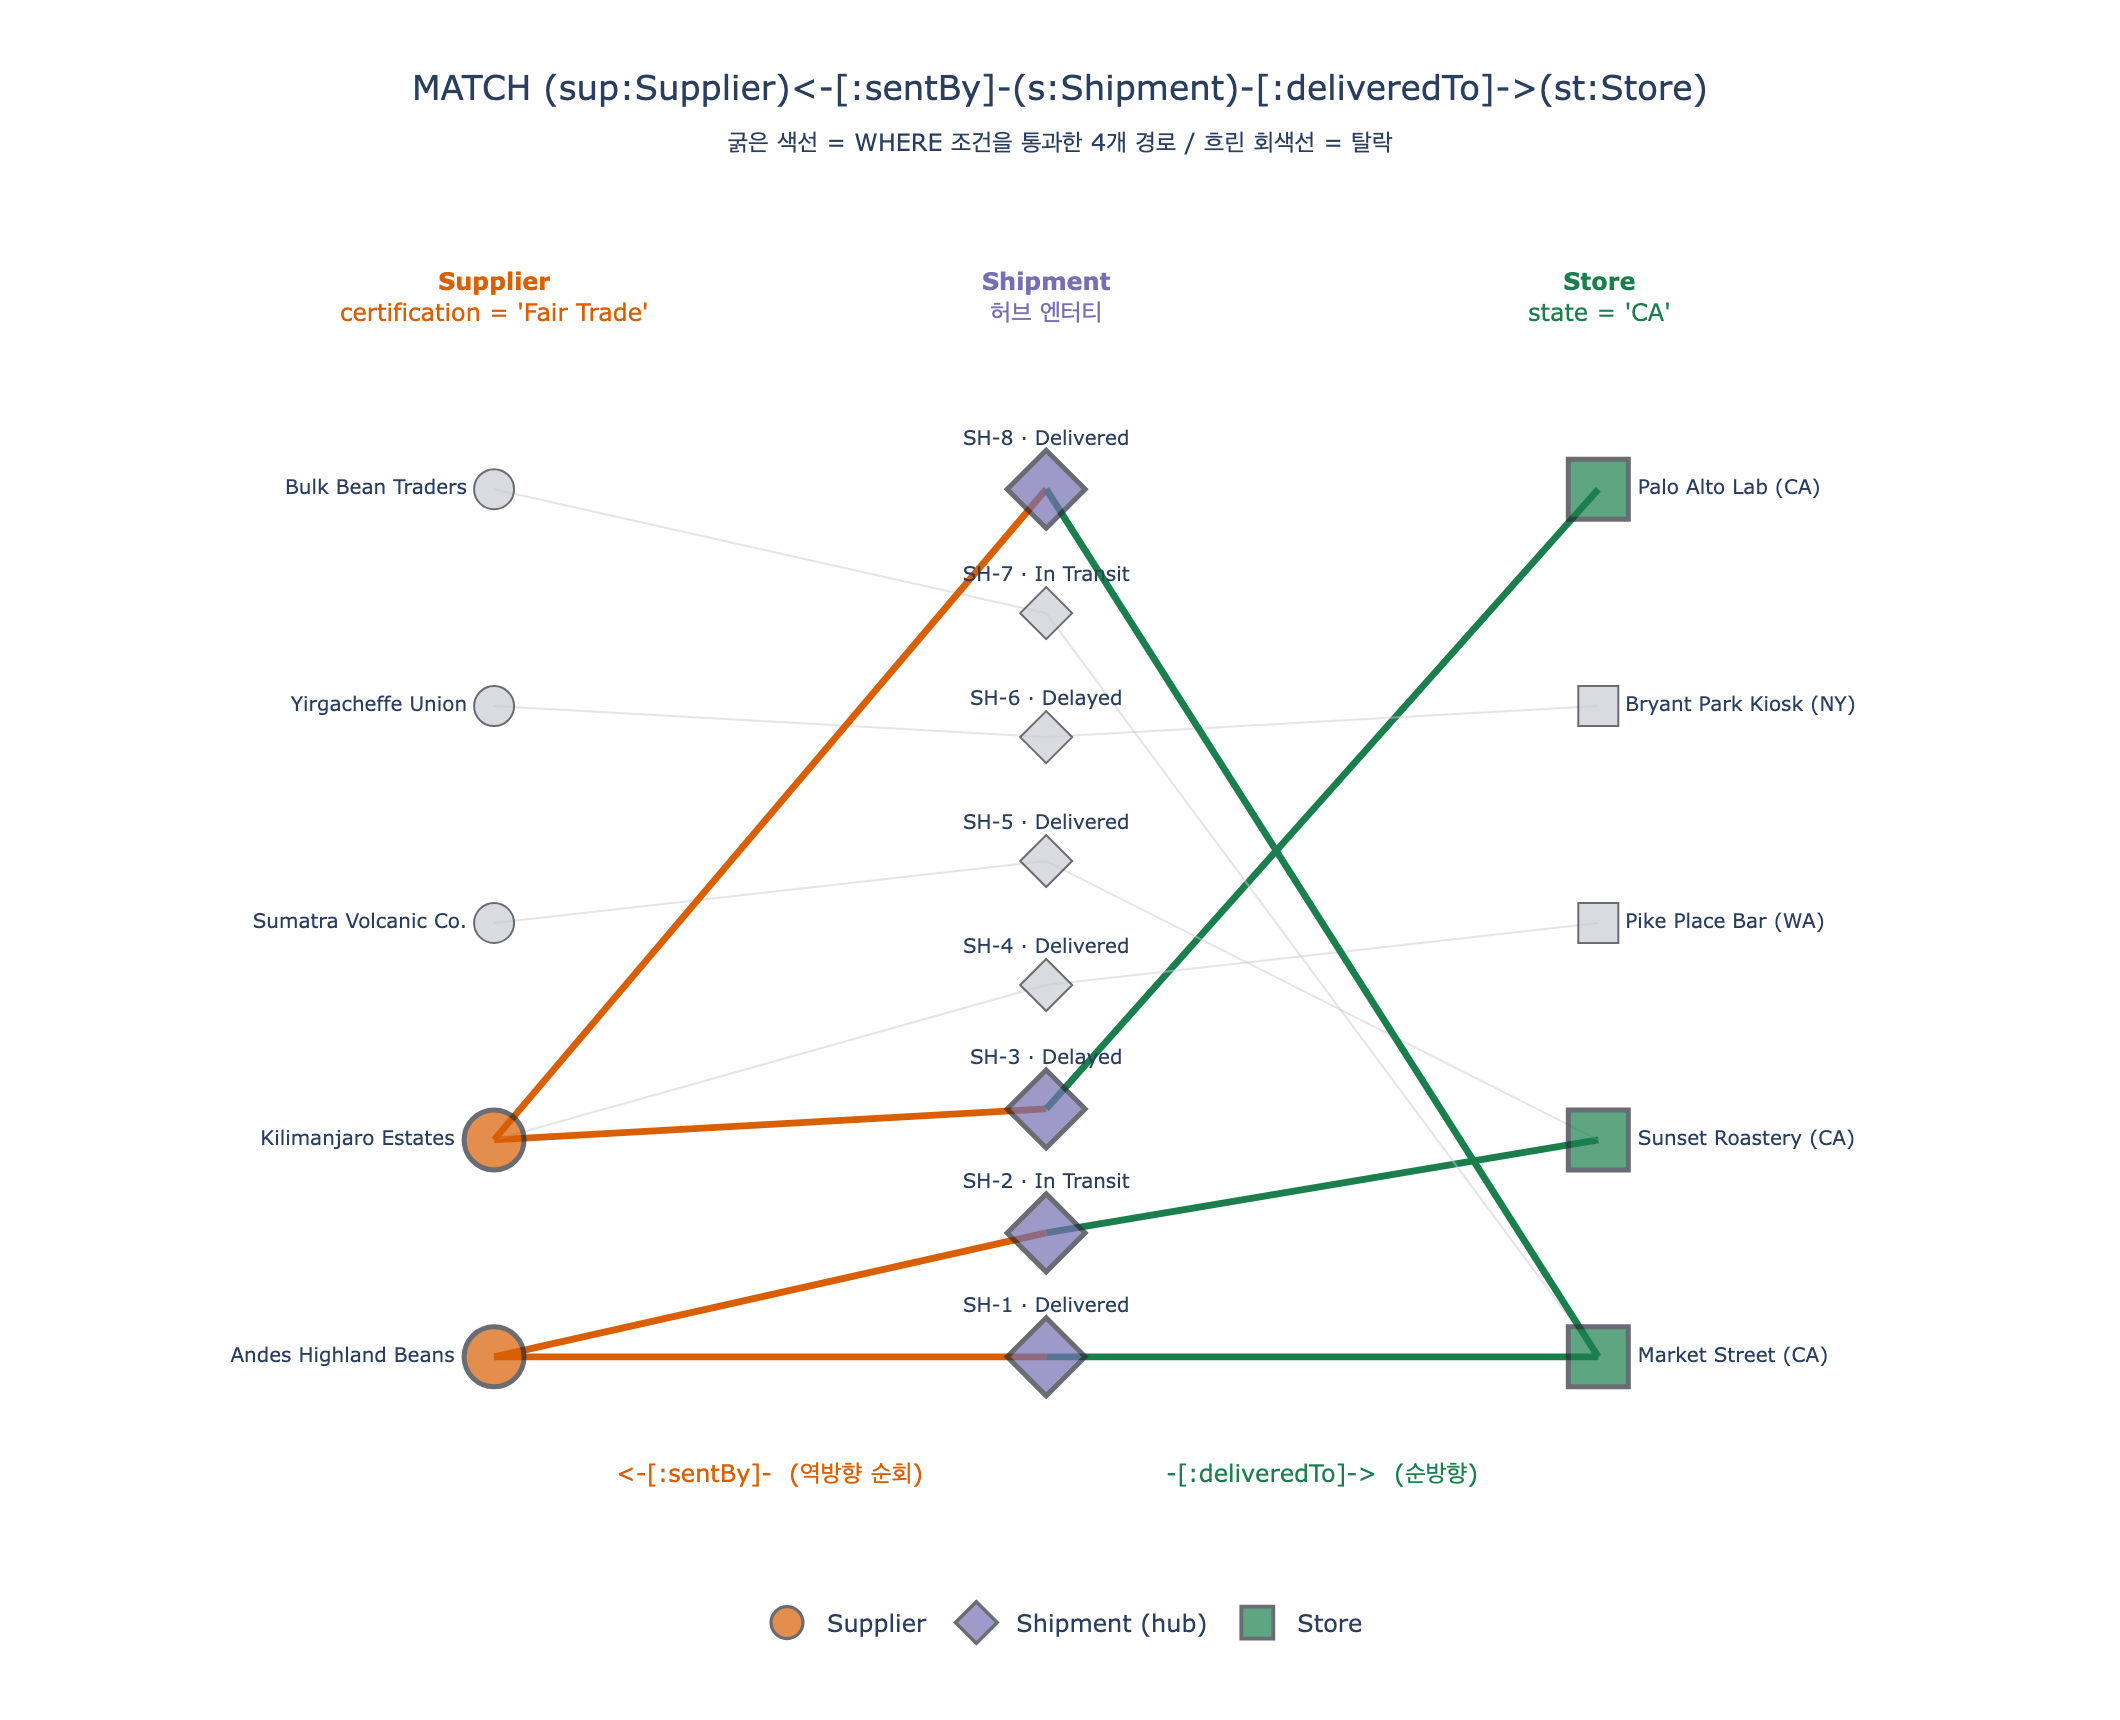

The script that drew this image:
# %% [markdown]
# # Fourth Coffee: `Supplier <-[:sentBy]- Shipment -[:deliveredTo]-> Store` 패턴 해부
#
# 목표 질의:
#
# ```gql
# MATCH (sup:Supplier)<-[:sentBy]-(s:Shipment)-[:deliveredTo]->(st:Store)
# WHERE sup.certification = 'Fair Trade' AND st.state = 'CA'
# RETURN sup.name, st.name, s.status
# ```
#
# 이 노트북은 GQL 엔진 없이 **순수 Python으로 같은 일을 손으로 해보면서** 다음을 확인한다.
#
# 1. `MATCH` 패턴이 기계적으로 어떤 중첩 순회(join)인지
# 2. 화살표 방향 `<-`가 딕셔너리 조회 방향을 어떻게 결정하는지
# 3. 순회 순서를 바꿔도 결과 집합이 같다는 것(= 질의는 선언적)
# 4. 그래프 구조와 매칭된 경로를 plotly로 시각화
#
# 필요 패키지: `plotly`, `kaleido` (필수) / `networkx` (선택, 없으면 자동 우회)

# %%
# 필요 패키지: plotly, kaleido  (networkx는 선택 사항)
from collections import defaultdict


def _show(fig):
    try:
        from IPython import get_ipython

        if get_ipython() is not None:  # VSCode 셀/Jupyter에서만 렌더링
            fig.show()
    except ImportError:
        pass


print("helper ready")
# 출력: helper ready

# %% [markdown]
# ## 1. Fourth Coffee 온톨로지를 in-memory 데이터로 구성
#
# 온톨로지 스펙 그대로:
#
# | 엔터티 | 식별자 | 이 예제에서 쓰는 속성 |
# |---|---|---|
# | `Supplier` | `supplierId` | `name`, `country`, `certification`(enum), `rating` |
# | `Shipment` | `shipmentId` | `status`(enum), `weight`, `dispatchDate`, `arrivalDate` |
# | `Store` | `storeId` | `name`, `city`, `state`, `capacity` |
# | `Product` | `productId` | `name`, `category`, `isOrganic` |
#
# 관계는 **선언된 방향 그대로** 배송(Shipment) 쪽에 외래키처럼 저장한다.
# `sentBy: Shipment → Supplier`, `deliveredTo: Shipment → Store`, `carries: Shipment → Product`.

# %%
# --- Supplier: certification 을 섞어서 5개 ---
suppliers = [
    {"supplierId": "SUP-1", "name": "Andes Highland Beans", "country": "Peru", "certification": "Fair Trade", "rating": 4.7},
    {"supplierId": "SUP-2", "name": "Kilimanjaro Estates", "country": "Tanzania", "certification": "Fair Trade", "rating": 4.4},
    {"supplierId": "SUP-3", "name": "Sumatra Volcanic Co.", "country": "Indonesia", "certification": "Organic", "rating": 4.1},
    {"supplierId": "SUP-4", "name": "Yirgacheffe Union", "country": "Ethiopia", "certification": "Rainforest Alliance", "rating": 4.9},
    {"supplierId": "SUP-5", "name": "Bulk Bean Traders", "country": "Brazil", "certification": "None", "rating": 3.2},
]

# --- Store: CA / WA / NY 에 걸쳐 5개 ---
stores = [
    {"storeId": "ST-1", "name": "Market Street", "city": "San Francisco", "state": "CA", "capacity": 80},
    {"storeId": "ST-2", "name": "Sunset Roastery", "city": "Los Angeles", "state": "CA", "capacity": 120},
    {"storeId": "ST-3", "name": "Pike Place Bar", "city": "Seattle", "state": "WA", "capacity": 45},
    {"storeId": "ST-4", "name": "Bryant Park Kiosk", "city": "New York", "state": "NY", "capacity": 30},
    {"storeId": "ST-5", "name": "Palo Alto Lab", "city": "Palo Alto", "state": "CA", "capacity": 60},
]

# --- Product ---
products = [
    {"productId": "P-1", "name": "House Espresso", "category": "Espresso", "isOrganic": False},
    {"productId": "P-2", "name": "Organic Cold Brew", "category": "Cold Brew", "isOrganic": True},
    {"productId": "P-3", "name": "Single Origin Drip", "category": "Brewed", "isOrganic": True},
    {"productId": "P-4", "name": "Chai Blend", "category": "Tea", "isOrganic": False},
]

# --- Shipment: 허브 엔터티. sentBy / deliveredTo / carries 를 모두 들고 있다 ---
shipments = [
    {"shipmentId": "SH-1", "status": "Delivered",  "weight": 240.0, "dispatchDate": "2026-01-05", "arrivalDate": "2026-01-19",
     "sentBy": "SUP-1", "deliveredTo": "ST-1", "carries": ["P-1", "P-3"]},
    {"shipmentId": "SH-2", "status": "In Transit", "weight": 180.5, "dispatchDate": "2026-02-02", "arrivalDate": "2026-02-20",
     "sentBy": "SUP-1", "deliveredTo": "ST-2", "carries": ["P-2"]},
    {"shipmentId": "SH-3", "status": "Delayed",    "weight": 310.0, "dispatchDate": "2026-01-11", "arrivalDate": "2026-02-08",
     "sentBy": "SUP-2", "deliveredTo": "ST-5", "carries": ["P-3", "P-4"]},
    {"shipmentId": "SH-4", "status": "Delivered",  "weight": 95.0,  "dispatchDate": "2026-01-22", "arrivalDate": "2026-02-01",
     "sentBy": "SUP-2", "deliveredTo": "ST-3", "carries": ["P-1"]},
    {"shipmentId": "SH-5", "status": "Delivered",  "weight": 420.0, "dispatchDate": "2026-01-09", "arrivalDate": "2026-01-30",
     "sentBy": "SUP-3", "deliveredTo": "ST-2", "carries": ["P-2", "P-3"]},
    {"shipmentId": "SH-6", "status": "Delayed",    "weight": 150.0, "dispatchDate": "2026-02-14", "arrivalDate": "2026-03-10",
     "sentBy": "SUP-4", "deliveredTo": "ST-4", "carries": ["P-3"]},
    {"shipmentId": "SH-7", "status": "In Transit", "weight": 275.0, "dispatchDate": "2026-02-18", "arrivalDate": "2026-03-05",
     "sentBy": "SUP-5", "deliveredTo": "ST-1", "carries": ["P-1", "P-4"]},
    {"shipmentId": "SH-8", "status": "Delivered",  "weight": 200.0, "dispatchDate": "2026-01-28", "arrivalDate": "2026-02-12",
     "sentBy": "SUP-2", "deliveredTo": "ST-1", "carries": ["P-4"]},
]

# 식별자 -> 노드 딕셔너리 (그래프 엔진의 노드 인덱스 역할)
SUP = {n["supplierId"]: n for n in suppliers}
STORE = {n["storeId"]: n for n in stores}
PROD = {n["productId"]: n for n in products}
SHIP = {n["shipmentId"]: n for n in shipments}

print(f"Supplier={len(SUP)}  Shipment={len(SHIP)}  Store={len(STORE)}  Product={len(PROD)}")
print("Fair Trade 공급업체:", [s["name"] for s in suppliers if s["certification"] == "Fair Trade"])
print("CA 매장:", [s["name"] for s in stores if s["state"] == "CA"])
# 출력: Supplier=5  Shipment=8  Store=5  Product=4
# 출력: Fair Trade 공급업체: ['Andes Highland Beans', 'Kilimanjaro Estates']
# 출력: CA 매장: ['Market Street', 'Sunset Roastery', 'Palo Alto Lab']

# %% [markdown]
# ## 2. 관계 방향을 인덱스로 만들기 — `<-` 가 무엇을 뜻하는지
#
# 관계는 선언된 방향이 하나뿐이다.
#
# $$\texttt{sentBy}:\ \text{Shipment} \longrightarrow \text{Supplier}$$
# $$\texttt{deliveredTo}:\ \text{Shipment} \longrightarrow \text{Store}$$
#
# 데이터에는 `shipment["sentBy"] = "SUP-1"` 처럼 **Shipment에서 Supplier로 나가는** 형태로만 저장돼 있다.
# 따라서 방향에 따라 조회 비용이 다르다.
#
# | 패턴 표기 | 시작점 | 필요한 자료구조 |
# |---|---|---|
# | `(s:Shipment)-[:sentBy]->(sup:Supplier)` | Shipment | `shipment["sentBy"]` 직접 참조 (O(1)) |
# | `(sup:Supplier)<-[:sentBy]-(s:Shipment)` | Supplier | **역인덱스** supplier → shipment 목록 필요 |
#
# 역방향 화살표 `<-` 는 "**저장된 방향을 거슬러 올라간다**"는 뜻이고,
# 실제 엔진은 이를 위해 양방향 인접 리스트를 유지한다. 아래에서 그 역인덱스를 직접 만든다.

# %%
# 순방향(선언 방향) 인접: 이미 데이터에 들어 있으므로 그대로 읽으면 됨
fwd_sentBy = {sh["shipmentId"]: sh["sentBy"] for sh in shipments}          # Shipment -> Supplier
fwd_deliveredTo = {sh["shipmentId"]: sh["deliveredTo"] for sh in shipments}  # Shipment -> Store

# 역방향 인접: <-[:sentBy]- 를 밟기 위해 필요
rev_sentBy = defaultdict(list)      # Supplier -> [Shipment...]
for sh in shipments:
    rev_sentBy[sh["sentBy"]].append(sh["shipmentId"])

rev_deliveredTo = defaultdict(list)  # Store -> [Shipment...]
for sh in shipments:
    rev_deliveredTo[sh["deliveredTo"]].append(sh["shipmentId"])

for sid in SUP:
    print(f"{sid} ({SUP[sid]['name']:22s}) <-[:sentBy]- {rev_sentBy[sid]}")
# 출력: SUP-1 (Andes Highland Beans  ) <-[:sentBy]- ['SH-1', 'SH-2']
# 출력: SUP-2 (Kilimanjaro Estates   ) <-[:sentBy]- ['SH-3', 'SH-4', 'SH-8']
# 출력: SUP-3 (Sumatra Volcanic Co.  ) <-[:sentBy]- ['SH-5']
# 출력: SUP-4 (Yirgacheffe Union     ) <-[:sentBy]- ['SH-6']
# 출력: SUP-5 (Bulk Bean Traders     ) <-[:sentBy]- ['SH-7']

# %% [markdown]
# ## 3. `MATCH ... WHERE ... RETURN` 을 손으로 구현 (Supplier부터 시작)
#
# 패턴을 왼쪽에서 오른쪽으로 읽으면 그대로 중첩 루프가 된다.
#
# ```
# MATCH (sup:Supplier) <-[:sentBy]- (s:Shipment) -[:deliveredTo]-> (st:Store)
#        ↓ 바깥 루프         ↓ 역인덱스 조회      ↓ 안쪽 루프        ↓ 순방향 조회
# ```
#
# `WHERE` 술어는 각 변수가 바인딩된 직후에 걸면 탐색 공간이 줄어든다(**술어 푸시다운**).

# %%
def match_from_supplier(certification="Fair Trade", state="CA", verbose=True):
    """MATCH (sup:Supplier)<-[:sentBy]-(s:Shipment)-[:deliveredTo]->(st:Store)
       WHERE sup.certification = ? AND st.state = ?
       RETURN sup.name, st.name, s.status"""
    rows = []
    visited_nodes = 0
    for sup_id, sup in SUP.items():                      # (sup:Supplier) 바인딩
        visited_nodes += 1
        if sup["certification"] != certification:        # WHERE sup.certification = ...
            continue
        for sh_id in rev_sentBy[sup_id]:                 # <-[:sentBy]- 역방향 순회
            sh = SHIP[sh_id]                             # (s:Shipment) 바인딩
            visited_nodes += 1
            st_id = fwd_deliveredTo[sh_id]               # -[:deliveredTo]-> 순방향 조회
            st = STORE[st_id]                            # (st:Store) 바인딩
            visited_nodes += 1
            if st["state"] != state:                     # WHERE st.state = ...
                continue
            rows.append((sup["name"], st["name"], sh["status"]))  # RETURN 투영
    if verbose:
        print(f"[Supplier부터] 방문 노드 {visited_nodes}개, 결과 {len(rows)}행")
    return rows


rows_a = match_from_supplier()
print(f"{'sup.name':24s} {'st.name':20s} s.status")
print("-" * 56)
for r in rows_a:
    print(f"{r[0]:24s} {r[1]:20s} {r[2]}")
# 출력: [Supplier부터] 방문 노드 15개, 결과 4행
# 출력: sup.name                 st.name              s.status
# 출력: --------------------------------------------------------
# 출력: Andes Highland Beans     Market Street        Delivered
# 출력: Andes Highland Beans     Sunset Roastery      In Transit
# 출력: Kilimanjaro Estates      Palo Alto Lab        Delayed
# 출력: Kilimanjaro Estates      Market Street        Delivered

# %% [markdown]
# 4행이 나왔다. 확인해 보면:
#
# - `SH-1` Andes → Market Street (CA) ✓
# - `SH-2` Andes → Sunset Roastery (CA) ✓
# - `SH-3` Kilimanjaro → Palo Alto Lab (CA) ✓
# - `SH-4` Kilimanjaro → Pike Place Bar (**WA**) ✗ `st.state = 'CA'` 에서 탈락
# - `SH-8` Kilimanjaro → Market Street (CA) ✓
# - `SH-5` Sumatra(**Organic**) ✗, `SH-6` Yirgacheffe(**Rainforest Alliance**) ✗, `SH-7` Bulk(**None**) ✗
#
# `Kilimanjaro Estates`는 배송 3건 중 2건만 CA로 갔으므로 2행만 나온다.
# 즉 결과의 **행 수 = 조건을 만족하는 경로(=Shipment) 수**이지 공급업체 수가 아니다.

# %% [markdown]
# ## 4. 같은 패턴, 다른 순회 순서 — 질의는 선언적이다
#
# `MATCH`는 "찾을 모양"만 말한다. 어디서 시작할지는 **엔진의 옵티마이저**가 통계를 보고 정한다.
# 같은 패턴을 세 가지 순서로 구현해 결과 집합이 동일함을 확인한다.
#
# - (A) Supplier부터: 인증 필터 먼저 → 배송 → 매장
# - (B) Store부터: CA 필터 먼저 → 배송 역추적 → 공급업체 인증
# - (C) Shipment(허브)부터: 모든 배송을 훑고 양쪽 끝 검사
#
# 선택성이 높은 쪽을 먼저 고정할수록 방문 노드 수가 줄어든다.

# %%
def match_from_store(certification="Fair Trade", state="CA", verbose=True):
    """오른쪽 끝(Store)부터 거꾸로 시작. 화살표를 반대로 읽는 셈."""
    rows = []
    visited_nodes = 0
    for st_id, st in STORE.items():                 # (st:Store) 먼저 바인딩
        visited_nodes += 1
        if st["state"] != state:                    # WHERE st.state = ... 를 먼저 적용
            continue
        for sh_id in rev_deliveredTo[st_id]:        # deliveredTo 를 거슬러 올라감
            sh = SHIP[sh_id]
            visited_nodes += 1
            sup = SUP[fwd_sentBy[sh_id]]            # sentBy 는 순방향 조회로 충분
            visited_nodes += 1
            if sup["certification"] != certification:
                continue
            rows.append((sup["name"], st["name"], sh["status"]))
    if verbose:
        print(f"[Store부터]    방문 노드 {visited_nodes}개, 결과 {len(rows)}행")
    return rows


def match_from_shipment(certification="Fair Trade", state="CA", verbose=True):
    """허브(Shipment)부터. 가운데를 고정하면 양쪽이 O(1) 조회로 끝난다."""
    rows = []
    visited_nodes = 0
    for sh_id, sh in SHIP.items():                  # (s:Shipment) 먼저 바인딩
        visited_nodes += 1
        sup = SUP[fwd_sentBy[sh_id]]
        st = STORE[fwd_deliveredTo[sh_id]]
        visited_nodes += 2
        if sup["certification"] == certification and st["state"] == state:
            rows.append((sup["name"], st["name"], sh["status"]))
    if verbose:
        print(f"[Shipment부터] 방문 노드 {visited_nodes}개, 결과 {len(rows)}행")
    return rows


rows_b = match_from_store()
rows_c = match_from_shipment()

print()
print("결과 집합 동일? A==B:", sorted(rows_a) == sorted(rows_b), "| A==C:", sorted(rows_a) == sorted(rows_c))
print("행 순서는 다를 수 있음 (ORDER BY 없으면 순서 미보장):")
print("  A:", [r[2] for r in rows_a])
print("  B:", [r[2] for r in rows_b])
# 출력: [Store부터]    방문 노드 17개, 결과 4행
# 출력: [Shipment부터] 방문 노드 24개, 결과 4행
# 출력:
# 출력: 결과 집합 동일? A==B: True | A==C: True
# 출력: 행 순서는 다를 수 있음 (ORDER BY 없으면 순서 미보장):
# 출력:   A: ['Delivered', 'In Transit', 'Delayed', 'Delivered']
# 출력:   B: ['Delivered', 'Delivered', 'In Transit', 'Delayed']

# %% [markdown]
# 세 구현 모두 **같은 4행**을 낸다. 다만 방문 노드 수는 (A) 15 / (B) 17 / (C) 24로 다르다.
# 허브부터 시작하는 (C)가 가장 비싸다 — 필터를 나중에 적용해 8개 배송을 전부 훑기 때문.
#
# 데이터가 커지면 차이가 벌어진다. CA 매장이 3개인데 Fair Trade 공급업체가 500개라면
# (B) Store부터 시작하는 계획이 압도적으로 유리하다. **질의 작성자는 이 선택을 하지 않는다.**

# %% [markdown]
# ## 5. 화살표를 잘못 쓰면 어떻게 되는가
#
# `sentBy`는 `Shipment → Supplier` 선언이므로, Supplier에서 나가는 `sentBy` 엣지는 존재하지 않는다.
#
# ```gql
# MATCH (sup:Supplier)-[:sentBy]->(s:Shipment)   -- ✗ 방향 반대
# ```
#
# 문법 오류가 아니라 **조용히 0행**이 나온다. 이것이 방향 실수가 잡기 어려운 이유다.

# %%
def match_wrong_direction(certification="Fair Trade", state="CA"):
    """(sup:Supplier)-[:sentBy]->(s:Shipment) 를 흉내낸 것.
    Supplier 에서 나가는 sentBy 엣지 집합은 공집합이다."""
    out_sentBy_from_supplier = defaultdict(list)  # 어떤 shipment 도 여기에 등록되지 않는다
    rows = []
    for sup_id, sup in SUP.items():
        if sup["certification"] != certification:
            continue
        for sh_id in out_sentBy_from_supplier[sup_id]:  # 항상 빈 리스트
            rows.append((sup["name"], sh_id))
    return rows


print("잘못된 방향 결과:", match_wrong_direction(), f"({len(match_wrong_direction())}행)")
print("올바른 방향 결과:", f"({len(rows_a)}행)")
# 출력: 잘못된 방향 결과: [] (0행)
# 출력: 올바른 방향 결과: (4행)

# %% [markdown]
# ## 6. 변형 질의들을 같은 방식으로 구현
#
# - (a) `AND s.status = 'Delayed'` — 허브 노드에도 술어를 건다
# - (b) `carries` 로 Product 를 붙여 3-hop 확장 (many-to-many → fan-out)
# - (c) `ORDER BY st.capacity DESC` — 매장 규모순
# - (d) 집계: 공급업체별 CA 배송 건수/총 중량

# %%
# (a) 지연된 배송만
delayed = [
    (SUP[sh["sentBy"]]["name"], STORE[sh["deliveredTo"]]["name"], sh["dispatchDate"], sh["arrivalDate"])
    for sh in shipments
    if SUP[sh["sentBy"]]["certification"] == "Fair Trade"
    and STORE[sh["deliveredTo"]]["state"] == "CA"
    and sh["status"] == "Delayed"
]
print("(a) s.status = 'Delayed':", delayed)
# 출력: (a) s.status = 'Delayed': [('Kilimanjaro Estates', 'Palo Alto Lab', '2026-01-11', '2026-02-08')]

# (b) carries 로 Product 추가 + p.isOrganic = true  → fan-out 확인
with_product = [
    (SUP[sh["sentBy"]]["name"], STORE[sh["deliveredTo"]]["name"], PROD[pid]["name"], PROD[pid]["category"])
    for sh in shipments
    if SUP[sh["sentBy"]]["certification"] == "Fair Trade" and STORE[sh["deliveredTo"]]["state"] == "CA"
    for pid in sh["carries"]
    if PROD[pid]["isOrganic"]
]
print(f"(b) +carries, isOrganic=true → {len(with_product)}행")
for r in with_product:
    print("   ", r)
# 출력: (b) +carries, isOrganic=true → 3행
# 출력:     ('Andes Highland Beans', 'Market Street', 'Single Origin Drip', 'Brewed')
# 출력:     ('Andes Highland Beans', 'Sunset Roastery', 'Organic Cold Brew', 'Cold Brew')
# 출력:     ('Kilimanjaro Estates', 'Palo Alto Lab', 'Single Origin Drip', 'Brewed')

# (c) 인증이 있는 모든 공급업체, 매장 capacity 내림차순
by_capacity = sorted(
    (
        (SUP[sh["sentBy"]]["name"], STORE[sh["deliveredTo"]]["name"], STORE[sh["deliveredTo"]]["capacity"], SUP[sh["sentBy"]]["rating"])
        for sh in shipments
        if SUP[sh["sentBy"]]["certification"] != "None"
    ),
    key=lambda r: -r[2],
)
print("(c) ORDER BY st.capacity DESC (상위 4):")
for r in by_capacity[:4]:
    print("   ", r)
# 출력: (c) ORDER BY st.capacity DESC (상위 4):
# 출력:     ('Andes Highland Beans', 'Sunset Roastery', 120, 4.7)
# 출력:     ('Sumatra Volcanic Co.', 'Sunset Roastery', 120, 4.1)
# 출력:     ('Andes Highland Beans', 'Market Street', 80, 4.7)
# 출력:     ('Kilimanjaro Estates', 'Market Street', 80, 4.4)

# (d) 집계: CA 배송만, 공급업체별 count(s) / sum(s.weight)
agg = defaultdict(lambda: [0, 0.0])
for sh in shipments:
    if STORE[sh["deliveredTo"]]["state"] == "CA":
        key = (SUP[sh["sentBy"]]["name"], SUP[sh["sentBy"]]["certification"])
        agg[key][0] += 1
        agg[key][1] += sh["weight"]
print("(d) 공급업체별 CA 배송 집계:")
for (nm, cert), (cnt, kg) in sorted(agg.items(), key=lambda kv: -kv[1][0]):
    print(f"    {nm:24s} {cert:20s} shipments={cnt} totalKg={kg}")
# 출력: (d) 공급업체별 CA 배송 집계:
# 출력:     Andes Highland Beans     Fair Trade           shipments=2 totalKg=420.5
# 출력:     Kilimanjaro Estates      Fair Trade           shipments=2 totalKg=510.0
# 출력:     Sumatra Volcanic Co.     Organic              shipments=1 totalKg=420.0
# 출력:     Bulk Bean Traders        None                 shipments=1 totalKg=275.0

# %% [markdown]
# ## 7. (선택) networkx 로 그래프 구조 확인
#
# 설치돼 있으면 방향 그래프를 만들어 최단 경로와 차수를 본다. 없으면 조용히 넘어간다.
# Supplier–Store 사이에는 직접 엣지가 없고 **항상 Shipment를 경유**하므로 최단 경로 길이는 2다.

# %%
try:
    import networkx as nx

    G = nx.DiGraph()
    for n in suppliers:
        G.add_node(n["supplierId"], label="Supplier")
    for n in stores:
        G.add_node(n["storeId"], label="Store")
    for n in products:
        G.add_node(n["productId"], label="Product")
    for sh in shipments:
        G.add_node(sh["shipmentId"], label="Shipment")
        G.add_edge(sh["shipmentId"], sh["sentBy"], type="sentBy")
        G.add_edge(sh["shipmentId"], sh["deliveredTo"], type="deliveredTo")
        for pid in sh["carries"]:
            G.add_edge(sh["shipmentId"], pid, type="carries")

    U = G.to_undirected()  # 방향 무시하고 경로 존재만 확인
    print("노드", G.number_of_nodes(), "엣지", G.number_of_edges())
    print("SUP-1 -> ST-1 최단경로:", nx.shortest_path(U, "SUP-1", "ST-1"))
    print("Shipment 평균 out-degree:", sum(G.out_degree(s["shipmentId"]) for s in shipments) / len(shipments))
except ImportError:
    print("networkx 미설치 — 건너뜀 (plotly 시각화만으로 충분)")
# 출력: networkx 미설치 — 건너뜀 (plotly 시각화만으로 충분)

# %% [markdown]
# ## 8. plotly 노드-링크 다이어그램
#
# 3열 레이아웃으로 그린다: 왼쪽 Supplier, 가운데 Shipment(허브), 오른쪽 Store.
# **매칭된 경로**(Fair Trade + CA)의 엣지는 굵은 강조선, 탈락한 엣지는 흐린 회색으로 표시한다.
#
# 매칭 조건을 수식으로 쓰면:
#
# $$R = \{(sup, s, st) \mid s \xrightarrow{\texttt{sentBy}} sup \ \wedge\  s \xrightarrow{\texttt{deliveredTo}} st \ \wedge\  sup.certification = \texttt{'Fair Trade'} \ \wedge\  st.state = \texttt{'CA'}\}$$

# %%
import plotly.graph_objects as go

MATCH_CERT, MATCH_STATE = "Fair Trade", "CA"


def is_matched(sh):
    return (
        SUP[sh["sentBy"]]["certification"] == MATCH_CERT
        and STORE[sh["deliveredTo"]]["state"] == MATCH_STATE
    )


matched_ships = {sh["shipmentId"] for sh in shipments if is_matched(sh)}
matched_sups = {sh["sentBy"] for sh in shipments if is_matched(sh)}
matched_stores = {sh["deliveredTo"] for sh in shipments if is_matched(sh)}
print("매칭 경로:", sorted(matched_ships), "| 공급업체:", sorted(matched_sups), "| 매장:", sorted(matched_stores))
# 출력: 매칭 경로: ['SH-1', 'SH-2', 'SH-3', 'SH-8'] | 공급업체: ['SUP-1', 'SUP-2'] | 매장: ['ST-1', 'ST-2', 'ST-5']


def _spread(n, span=9.0):
    """n개 노드를 y축 [0, span] 에 균등 배치."""
    if n == 1:
        return [span / 2]
    step = span / (n - 1)
    return [i * step for i in range(n)]


pos = {}
for sid, y in zip(SUP, _spread(len(SUP))):
    pos[sid] = (0.0, y)
for sid, y in zip(SHIP, _spread(len(SHIP))):
    pos[sid] = (1.0, y)
for sid, y in zip(STORE, _spread(len(STORE))):
    pos[sid] = (2.0, y)

DIM, HL_SENT, HL_DELIV = "#c9ccd4", "#d95f02", "#1b7f4d"

edge_traces = []
for sh in shipments:
    sh_id = sh["shipmentId"]
    hit = sh_id in matched_ships
    for target, hl_color, rel in ((sh["sentBy"], HL_SENT, "sentBy"), (sh["deliveredTo"], HL_DELIV, "deliveredTo")):
        x0, y0 = pos[sh_id]
        x1, y1 = pos[target]
        edge_traces.append(
            go.Scatter(
                x=[x0, x1], y=[y0, y1], mode="lines",
                line=dict(width=3.4 if hit else 1.0, color=hl_color if hit else DIM),
                opacity=1.0 if hit else 0.5,
                hoverinfo="text",
                hovertext=f"{sh_id} -[:{rel}]-> {target}" + ("  ✔ matched" if hit else ""),
                showlegend=False,
            )
        )


def node_trace(ids, label_of, hover_of, matched_set, base_color, symbol, name):
    xs = [pos[i][0] for i in ids]
    ys = [pos[i][1] for i in ids]
    return go.Scatter(
        x=xs, y=ys, mode="markers+text",
        marker=dict(
            size=[30 if i in matched_set else 20 for i in ids],
            color=[base_color if i in matched_set else DIM for i in ids],
            symbol=symbol,
            line=dict(width=[2.5 if i in matched_set else 1 for i in ids], color="#2b2f38"),
        ),
        text=[label_of(i) for i in ids],
        textposition=["middle left"] * len(ids) if name == "Supplier" else (["middle right"] * len(ids) if name == "Store" else ["top center"] * len(ids)),
        textfont=dict(size=10),
        hoverinfo="text", hovertext=[hover_of(i) for i in ids],
        name=name, showlegend=True,
    )


fig = go.Figure(edge_traces)
fig.add_trace(node_trace(
    list(SUP), lambda i: SUP[i]["name"],
    lambda i: f"{i} {SUP[i]['name']}<br>certification={SUP[i]['certification']}<br>rating={SUP[i]['rating']}",
    matched_sups, "#d95f02", "circle", "Supplier"))
fig.add_trace(node_trace(
    list(SHIP), lambda i: f"{i} · {SHIP[i]['status']}",
    lambda i: f"{i}<br>status={SHIP[i]['status']}<br>weight={SHIP[i]['weight']}kg<br>carries={SHIP[i]['carries']}",
    matched_ships, "#7570b3", "diamond", "Shipment (hub)"))
fig.add_trace(node_trace(
    list(STORE), lambda i: f"{STORE[i]['name']} ({STORE[i]['state']})",
    lambda i: f"{i} {STORE[i]['name']}<br>state={STORE[i]['state']}<br>capacity={STORE[i]['capacity']}",
    matched_stores, "#1b7f4d", "square", "Store"))

fig.add_annotation(x=0.0, y=11.0, text="<b>Supplier</b><br>certification = 'Fair Trade'", showarrow=False, font=dict(size=12, color="#d95f02"))
fig.add_annotation(x=1.0, y=11.0, text="<b>Shipment</b><br>허브 엔터티", showarrow=False, font=dict(size=12, color="#7570b3"))
fig.add_annotation(x=2.0, y=11.0, text="<b>Store</b><br>state = 'CA'", showarrow=False, font=dict(size=12, color="#1b7f4d"))
fig.add_annotation(x=0.5, y=-1.2, text="<-[:sentBy]-  (역방향 순회)", showarrow=False, font=dict(size=12, color="#d95f02"))
fig.add_annotation(x=1.5, y=-1.2, text="-[:deliveredTo]->  (순방향)", showarrow=False, font=dict(size=12, color="#1b7f4d"))

fig.update_layout(
    title=dict(text="MATCH (sup:Supplier)&lt;-[:sentBy]-(s:Shipment)-[:deliveredTo]-&gt;(st:Store)"
                    "<br><sub>굵은 색선 = WHERE 조건을 통과한 4개 경로 / 흐린 회색선 = 탈락</sub>", x=0.5),
    xaxis=dict(visible=False, range=[-0.75, 2.8]),
    yaxis=dict(visible=False, range=[-1.9, 12.0]),
    plot_bgcolor="white", paper_bgcolor="white",
    width=1060, height=860,
    legend=dict(orientation="h", y=-0.04, x=0.5, xanchor="center"),
    margin=dict(l=40, r=40, t=100, b=90),
)

_show(fig)
fig.write_image("expy.png", scale=2)
print("saved expy.png")
# 출력: saved expy.png

# %% [markdown]
# ## 9. 정리
#
# | 질문 | 답 |
# |---|---|
# | `MATCH` 패턴은 기계적으로 무엇인가 | 노드 바인딩 + 인접 리스트 순회의 중첩 루프 (= join) |
# | 왜 `<-[:sentBy]-` 인가 | `sentBy`는 `Shipment → Supplier` 선언. Supplier에서 시작하면 역방향 순회 |
# | 왜 `-[:deliveredTo]->` 는 그대로인가 | `deliveredTo`도 `Shipment → Store` 선언. 패턴 방향과 일치 |
# | 왜 Shipment가 가운데인가 | Supplier–Store 직접 엣지가 없다. Shipment가 두 도메인을 잇는 허브 |
# | Shipment를 노드로 둔 이득 | `status`/`weight`/날짜 같은 "관계의 속성"을 조회·필터할 수 있다 (reification) |
# | 순회 순서는 누가 정하나 | 엔진의 옵티마이저. 작성자는 모양만 선언한다 |
# | 결과 행 수의 의미 | 조건을 만족하는 **경로(Shipment) 수**. 공급업체 수가 아니다 |
